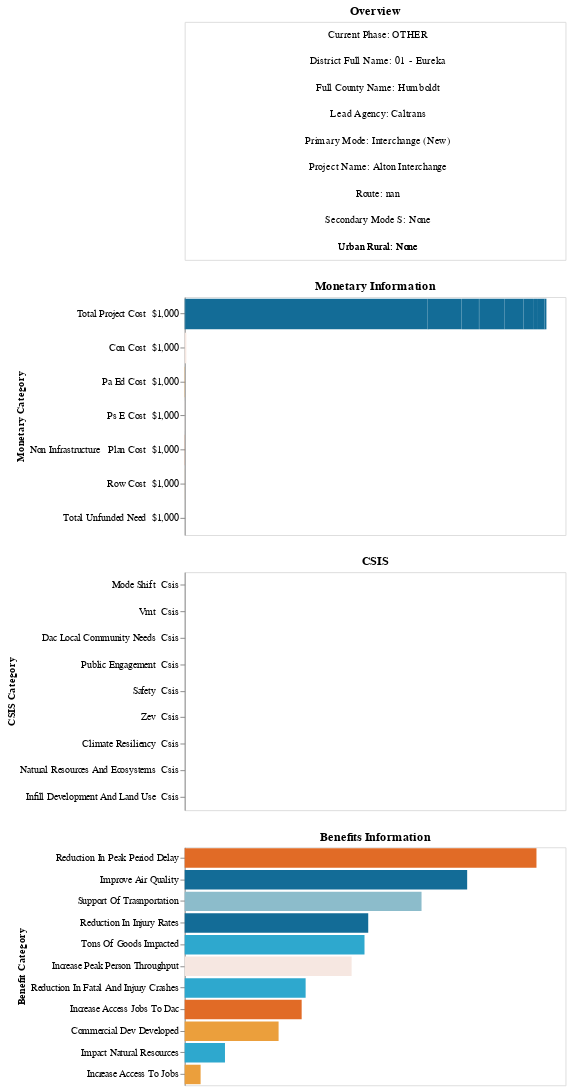

Here is the notebook cell this chart was saved with:
### Code cell
basic_chart_text & monetary_chart & csis_chart & benefit_chart

### Figure 1 — Vega-Lite specification as saved in the notebook (floating-point values rounded to 4 significant figures; data arrays with more than 128 entries replaced by an {"elided": "..."} marker saying what was removed)
{"config": {"view": {"continuousWidth": 400, "continuousHeight": 300}}, "vconcat": [{"data": {"name": "data-52fcf4a06f422dd2097c8ca6c1fbd460"}, "mark": {"type": "text", "align": "center", "baseline": "middle", "dx": 3}, "encoding": {"text": {"field": "Full Information", "type": "nominal"}, "x": {"axis": null, "field": "Zero", "type": "quantitative"}, "y": {"axis": null, "field": "Full Information", "type": "nominal"}}, "height": 250, "selection": {"selector014": {"type": "single", "fields": ["project_name"], "bind": {"input": "select", "options": ["Alton Interchange", "Annie & Mary Trail Phase 2", "Arcata Cap & Humboldt Area Rapid Transit", "Broadway Middle Couplet", "Connected Communities Plan Project", "Crescent City Ada", "Equitable And Sustainable Public Transit Planning For Rural America", "Eureka Adaptive Signals Project", "Eureka-Arcata Corridor Improvement", "Eureka-Arcata Sea Level Rise Project 1.0", "Fish Passage Project (Shopp Project)", "Koster Couplet (Shopp Project)", "South Broadway Shared Path", "Trinidad Rancheria Access Project", "Willow Creek Charging Station (Shopp Project)"], "name": "Select"}, "init": {"project_name": "Alton Interchange"}}}, "title": "Overview", "transform": [{"filter": {"selection": "selector014"}}], "width": 400}, {"data": {"name": "data-28aa709d75ee20ae6be9aa1761ccd076"}, "mark": "bar", "encoding": {"color": {"field": "Monetary Category", "legend": null, "scale": {"range": ["#E16B26", "#EB9F3C", "#f6e7e1", "#8CBCCB", "#2EA8CE", "#136C97"]}, "type": "nominal"}, "tooltip": [{"field": "Monetary Category", "type": "nominal"}, {"field": "Monetary Values $", "type": "nominal"}], "x": {"axis": null, "field": "Monetary Values", "type": "quantitative"}, "y": {"axis": {"title": "Monetary Category"}, "field": "Monetary Category", "sort": "-x", "type": "nominal"}}, "height": 250, "title": "Monetary Information", "width": 400}, {"data": {"name": "data-95bae13649634ff50fedf97311981b6d"}, "mark": "bar", "encoding": {"color": {"field": "csis", "legend": null, "scale": {"range": ["#E16B26", "#EB9F3C", "#f6e7e1", "#8CBCCB", "#2EA8CE", "#136C97"]}, "type": "nominal"}, "tooltip": [{"field": "csis values", "type": "quantitative"}, {"field": "csis", "type": "nominal"}], "x": {"axis": null, "field": "csis values", "type": "quantitative"}, "y": {"axis": {"title": "CSIS Category"}, "field": "csis", "sort": "-x", "type": "nominal"}}, "height": 250, "selection": {"selector014": {"type": "single", "fields": ["project_name"], "bind": {"input": "select", "options": ["Alton Interchange", "Annie & Mary Trail Phase 2", "Arcata Cap & Humboldt Area Rapid Transit", "Broadway Middle Couplet", "Connected Communities Plan Project", "Crescent City Ada", "Equitable And Sustainable Public Transit Planning For Rural America", "Eureka Adaptive Signals Project", "Eureka-Arcata Corridor Improvement", "Eureka-Arcata Sea Level Rise Project 1.0", "Fish Passage Project (Shopp Project)", "Koster Couplet (Shopp Project)", "South Broadway Shared Path", "Trinidad Rancheria Access Project", "Willow Creek Charging Station (Shopp Project)"], "name": "Select"}, "init": {"project_name": "Alton Interchange"}}}, "title": "CSIS", "transform": [{"filter": {"selection": "selector014"}}], "width": 400}, {"data": {"name": "data-18a766be7b53bf9a8753f8d3f87f9ab4"}, "mark": "bar", "encoding": {"color": {"field": "Benefit", "legend": null, "scale": {"range": ["#E16B26", "#EB9F3C", "#f6e7e1", "#8CBCCB", "#2EA8CE", "#136C97"]}, "type": "nominal"}, "tooltip": [{"field": "Benefit", "type": "nominal"}, {"field": "Benefit Values", "type": "quantitative"}], "x": {"axis": null, "field": "Benefit Values", "type": "quantitative"}, "y": {"axis": {"title": "Benefit Category"}, "field": "Benefit", "sort": "-x", "type": "nominal"}}, "height": 250, "selection": {"selector014": {"type": "single", "fields": ["project_name"], "bind": {"input": "select", "options": ["Alton Interchange", "Annie & Mary Trail Phase 2", "Arcata Cap & Humboldt Area Rapid Transit", "Broadway Middle Couplet", "Connected Communities Plan Project", "Crescent City Ada", "Equitable And Sustainable Public Transit Planning For Rural America", "Eureka Adaptive Signals Project", "Eureka-Arcata Corridor Improvement", "Eureka-Arcata Sea Level Rise Project 1.0", "Fish Passage Project (Shopp Project)", "Koster Couplet (Shopp Project)", "South Broadway Shared Path", "Trinidad Rancheria Access Project", "Willow Creek Charging Station (Shopp Project)"], "name": "Select"}, "init": {"project_name": "Alton Interchange"}}}, "title": "Benefits Information", "transform": [{"filter": {"selection": "selector014"}}], "width": 400}], "$schema": "https://vega.github.io/schema/vega-lite/v4.17.0.json", "datasets": {"data-52fcf4a06f422dd2097c8ca6c1fbd460": {"elided": "150 records"}, "data-28aa709d75ee20ae6be9aa1761ccd076": [{"project_name": "Crescent City Ada", "Monetary Category": "Total Project Cost  $1,000", "Monetary Values": 4100, "Monetary Values $": "$4,100.00"}, {"project_name": "Connected Communities Plan Project", "Monetary Category": "Total Project Cost  $1,000", "Monetary Values": 150, "Monetary Values $": "$150.00"}, {"project_name": "Arcata Cap & Humboldt Area Rapid Transit", "Monetary Category": "Total Project Cost  $1,000", "Monetary Values": 888888, "Monetary Values $": "$888,888.00"}, {"project_name": "Trinidad Rancheria Access Project", "Monetary Category": "Total Project Cost  $1,000", "Monetary Values": 5071, "Monetary Values $": "$5,071.00"}, {"project_name": "Eureka-Arcata Sea Level Rise Project 1.0", "Monetary Category": "Total Project Cost  $1,000", "Monetary Values": 119575, "Monetary Values $": "$119,575.00"}, {"project_name": "Eureka Adaptive Signals Project", "Monetary Category": "Total Project Cost  $1,000", "Monetary Values": 1500, "Monetary Values $": "$1,500.00"}, {"project_name": "Koster Couplet (Shopp Project)", "Monetary Category": "Total Project Cost  $1,000", "Monetary Values": 62500, "Monetary Values $": "$62,500.00"}, {"project_name": "Equitable And Sustainable Public Transit Planning For Rural America", "Monetary Category": "Total Project Cost  $1,000", "Monetary Values": 3000, "Monetary Values $": "$3,000.00"}, {"project_name": "Broadway Middle Couplet", "Monetary Category": "Total Project Cost  $1,000", "Monetary Values": 90457, "Monetary Values $": "$90,457.00"}, {"project_name": "Eureka-Arcata Corridor Improvement", "Monetary Category": "Total Project Cost  $1,000", "Monetary Values": 70179, "Monetary Values $": "$70,179.00"}, {"project_name": "Alton Interchange", "Monetary Category": "Total Project Cost  $1,000", "Monetary Values": 38454, "Monetary Values $": "$38,454.00"}, {"project_name": "South Broadway Shared Path", "Monetary Category": "Total Project Cost  $1,000", "Monetary Values": 11527, "Monetary Values $": "$11,527.00"}, {"project_name": "Fish Passage Project (Shopp Project)", "Monetary Category": "Total Project Cost  $1,000", "Monetary Values": 27300, "Monetary Values $": "$27,300.00"}, {"project_name": "Annie & Mary Trail Phase 2", "Monetary Category": "Total Project Cost  $1,000", "Monetary Values": 6142, "Monetary Values $": "$6,142.00"}, {"project_name": "Willow Creek Charging Station (Shopp Project)", "Monetary Category": "Total Project Cost  $1,000", "Monetary Values": 1200, "Monetary Values $": "$1,200.00"}, {"project_name": "Crescent City Ada", "Monetary Category": "Pa Ed Cost  $1,000", "Monetary Values": 0, "Monetary Values $": "$0.00"}, {"project_name": "Connected Communities Plan Project", "Monetary Category": "Pa Ed Cost  $1,000", "Monetary Values": 0, "Monetary Values $": "$0.00"}, {"project_name": "Arcata Cap & Humboldt Area Rapid Transit", "Monetary Category": "Pa Ed Cost  $1,000", "Monetary Values": 0, "Monetary Values $": "$0.00"}, {"project_name": "Trinidad Rancheria Access Project", "Monetary Category": "Pa Ed Cost  $1,000", "Monetary Values": 0, "Monetary Values $": "$0.00"}, {"project_name": "Eureka-Arcata Sea Level Rise Project 1.0", "Monetary Category": "Pa Ed Cost  $1,000", "Monetary Values": 0, "Monetary Values $": "$0.00"}, {"project_name": "Eureka Adaptive Signals Project", "Monetary Category": "Pa Ed Cost  $1,000", "Monetary Values": 0, "Monetary Values $": "$0.00"}, {"project_name": "Koster Couplet (Shopp Project)", "Monetary Category": "Pa Ed Cost  $1,000", "Monetary Values": 0, "Monetary Values $": "$0.00"}, {"project_name": "Equitable And Sustainable Public Transit Planning For Rural America", "Monetary Category": "Pa Ed Cost  $1,000", "Monetary Values": 0, "Monetary Values $": "$0.00"}, {"project_name": "Broadway Middle Couplet", "Monetary Category": "Pa Ed Cost  $1,000", "Monetary Values": 0, "Monetary Values $": "$0.00"}, {"project_name": "Eureka-Arcata Corridor Improvement", "Monetary Category": "Pa Ed Cost  $1,000", "Monetary Values": 0, "Monetary Values $": "$0.00"}, {"project_name": "Alton Interchange", "Monetary Category": "Pa Ed Cost  $1,000", "Monetary Values": 0, "Monetary Values $": "$0.00"}, {"project_name": "South Broadway Shared Path", "Monetary Category": "Pa Ed Cost  $1,000", "Monetary Values": 0, "Monetary Values $": "$0.00"}, {"project_name": "Fish Passage Project (Shopp Project)", "Monetary Category": "Pa Ed Cost  $1,000", "Monetary Values": 0, "Monetary Values $": "$0.00"}, {"project_name": "Annie & Mary Trail Phase 2", "Monetary Category": "Pa Ed Cost  $1,000", "Monetary Values": 920, "Monetary Values $": "$920.00"}, {"project_name": "Willow Creek Charging Station (Shopp Project)", "Monetary Category": "Pa Ed Cost  $1,000", "Monetary Values": 0, "Monetary Values $": "$0.00"}, {"project_name": "Crescent City Ada", "Monetary Category": "Ps E Cost  $1,000", "Monetary Values": 0, "Monetary Values $": "$0.00"}, {"project_name": "Connected Communities Plan Project", "Monetary Category": "Ps E Cost  $1,000", "Monetary Values": 0, "Monetary Values $": "$0.00"}, {"project_name": "Arcata Cap & Humboldt Area Rapid Transit", "Monetary Category": "Ps E Cost  $1,000", "Monetary Values": 0, "Monetary Values $": "$0.00"}, {"project_name": "Trinidad Rancheria Access Project", "Monetary Category": "Ps E Cost  $1,000", "Monetary Values": 0, "Monetary Values $": "$0.00"}, {"project_name": "Eureka-Arcata Sea Level Rise Project 1.0", "Monetary Category": "Ps E Cost  $1,000", "Monetary Values": 0, "Monetary Values $": "$0.00"}, {"project_name": "Eureka Adaptive Signals Project", "Monetary Category": "Ps E Cost  $1,000", "Monetary Values": 0, "Monetary Values $": "$0.00"}, {"project_name": "Koster Couplet (Shopp Project)", "Monetary Category": "Ps E Cost  $1,000", "Monetary Values": 0, "Monetary Values $": "$0.00"}, {"project_name": "Equitable And Sustainable Public Transit Planning For Rural America", "Monetary Category": "Ps E Cost  $1,000", "Monetary Values": 0, "Monetary Values $": "$0.00"}, {"project_name": "Broadway Middle Couplet", "Monetary Category": "Ps E Cost  $1,000", "Monetary Values": 0, "Monetary Values $": "$0.00"}, {"project_name": "Eureka-Arcata Corridor Improvement", "Monetary Category": "Ps E Cost  $1,000", "Monetary Values": 0, "Monetary Values $": "$0.00"}, {"project_name": "Alton Interchange", "Monetary Category": "Ps E Cost  $1,000", "Monetary Values": 0, "Monetary Values $": "$0.00"}, {"project_name": "South Broadway Shared Path", "Monetary Category": "Ps E Cost  $1,000", "Monetary Values": 0, "Monetary Values $": "$0.00"}, {"project_name": "Fish Passage Project (Shopp Project)", "Monetary Category": "Ps E Cost  $1,000", "Monetary Values": 0, "Monetary Values $": "$0.00"}, {"project_name": "Annie & Mary Trail Phase 2", "Monetary Category": "Ps E Cost  $1,000", "Monetary Values": 614, "Monetary Values $": "$614.00"}, {"project_name": "Willow Creek Charging Station (Shopp Project)", "Monetary Category": "Ps E Cost  $1,000", "Monetary Values": 0, "Monetary Values $": "$0.00"}, {"project_name": "Crescent City Ada", "Monetary Category": "Row Cost  $1,000", "Monetary Values": 0, "Monetary Values $": "$0.00"}, {"project_name": "Connected Communities Plan Project", "Monetary Category": "Row Cost  $1,000", "Monetary Values": 0, "Monetary Values $": "$0.00"}, {"project_name": "Arcata Cap & Humboldt Area Rapid Transit", "Monetary Category": "Row Cost  $1,000", "Monetary Values": 0, "Monetary Values $": "$0.00"}, {"project_name": "Trinidad Rancheria Access Project", "Monetary Category": "Row Cost  $1,000", "Monetary Values": 0, "Monetary Values $": "$0.00"}, {"project_name": "Eureka-Arcata Sea Level Rise Project 1.0", "Monetary Category": "Row Cost  $1,000", "Monetary Values": 0, "Monetary Values $": "$0.00"}, {"project_name": "Eureka Adaptive Signals Project", "Monetary Category": "Row Cost  $1,000", "Monetary Values": 0, "Monetary Values $": "$0.00"}, {"project_name": "Koster Couplet (Shopp Project)", "Monetary Category": "Row Cost  $1,000", "Monetary Values": 0, "Monetary Values $": "$0.00"}, {"project_name": "Equitable And Sustainable Public Transit Planning For Rural America", "Monetary Category": "Row Cost  $1,000", "Monetary Values": 0, "Monetary Values $": "$0.00"}, {"project_name": "Broadway Middle Couplet", "Monetary Category": "Row Cost  $1,000", "Monetary Values": 0, "Monetary Values $": "$0.00"}, {"project_name": "Eureka-Arcata Corridor Improvement", "Monetary Category": "Row Cost  $1,000", "Monetary Values": 0, "Monetary Values $": "$0.00"}, {"project_name": "Alton Interchange", "Monetary Category": "Row Cost  $1,000", "Monetary Values": 0, "Monetary Values $": "$0.00"}, {"project_name": "South Broadway Shared Path", "Monetary Category": "Row Cost  $1,000", "Monetary Values": 0, "Monetary Values $": "$0.00"}, {"project_name": "Fish Passage Project (Shopp Project)", "Monetary Category": "Row Cost  $1,000", "Monetary Values": 0, "Monetary Values $": "$0.00"}, {"project_name": "Annie & Mary Trail Phase 2", "Monetary Category": "Row Cost  $1,000", "Monetary Values": 200, "Monetary Values $": "$200.00"}, {"project_name": "Willow Creek Charging Station (Shopp Project)", "Monetary Category": "Row Cost  $1,000", "Monetary Values": 0, "Monetary Values $": "$0.00"}, {"project_name": "Crescent City Ada", "Monetary Category": "Con Cost  $1,000", "Monetary Values": 0, "Monetary Values $": "$0.00"}, {"project_name": "Connected Communities Plan Project", "Monetary Category": "Con Cost  $1,000", "Monetary Values": 0, "Monetary Values $": "$0.00"}, {"project_name": "Arcata Cap & Humboldt Area Rapid Transit", "Monetary Category": "Con Cost  $1,000", "Monetary Values": 0, "Monetary Values $": "$0.00"}, {"project_name": "Trinidad Rancheria Access Project", "Monetary Category": "Con Cost  $1,000", "Monetary Values": 0, "Monetary Values $": "$0.00"}, {"project_name": "Eureka-Arcata Sea Level Rise Project 1.0", "Monetary Category": "Con Cost  $1,000", "Monetary Values": 0, "Monetary Values $": "$0.00"}, {"project_name": "Eureka Adaptive Signals Project", "Monetary Category": "Con Cost  $1,000", "Monetary Values": 0, "Monetary Values $": "$0.00"}, {"project_name": "Koster Couplet (Shopp Project)", "Monetary Category": "Con Cost  $1,000", "Monetary Values": 0, "Monetary Values $": "$0.00"}, {"project_name": "Equitable And Sustainable Public Transit Planning For Rural America", "Monetary Category": "Con Cost  $1,000", "Monetary Values": 0, "Monetary Values $": "$0.00"}, {"project_name": "Broadway Middle Couplet", "Monetary Category": "Con Cost  $1,000", "Monetary Values": 0, "Monetary Values $": "$0.00"}, {"project_name": "Eureka-Arcata Corridor Improvement", "Monetary Category": "Con Cost  $1,000", "Monetary Values": 0, "Monetary Values $": "$0.00"}, {"project_name": "Alton Interchange", "Monetary Category": "Con Cost  $1,000", "Monetary Values": 0, "Monetary Values $": "$0.00"}, {"project_name": "South Broadway Shared Path", "Monetary Category": "Con Cost  $1,000", "Monetary Values": 0, "Monetary Values $": "$0.00"}, {"project_name": "Fish Passage Project (Shopp Project)", "Monetary Category": "Con Cost  $1,000", "Monetary Values": 0, "Monetary Values $": "$0.00"}, {"project_name": "Annie & Mary Trail Phase 2", "Monetary Category": "Con Cost  $1,000", "Monetary Values": 6140, "Monetary Values $": "$6,140.00"}, {"project_name": "Willow Creek Charging Station (Shopp Project)", "Monetary Category": "Con Cost  $1,000", "Monetary Values": 0, "Monetary Values $": "$0.00"}, {"project_name": "Crescent City Ada", "Monetary Category": "Non Infrastructure   Plan Cost  $1,000", "Monetary Values": 0, "Monetary Values $": "$0.00"}, {"project_name": "Connected Communities Plan Project", "Monetary Category": "Non Infrastructure   Plan Cost  $1,000", "Monetary Values": 0, "Monetary Values $": "$0.00"}, {"project_name": "Arcata Cap & Humboldt Area Rapid Transit", "Monetary Category": "Non Infrastructure   Plan Cost  $1,000", "Monetary Values": 500, "Monetary Values $": "$500.00"}, {"project_name": "Trinidad Rancheria Access Project", "Monetary Category": "Non Infrastructure   Plan Cost  $1,000", "Monetary Values": 0, "Monetary Values $": "$0.00"}, {"project_name": "Eureka-Arcata Sea Level Rise Project 1.0", "Monetary Category": "Non Infrastructure   Plan Cost  $1,000", "Monetary Values": 0, "Monetary Values $": "$0.00"}, {"project_name": "Eureka Adaptive Signals Project", "Monetary Category": "Non Infrastructure   Plan Cost  $1,000", "Monetary Values": 0, "Monetary Values $": "$0.00"}, {"project_name": "Koster Couplet (Shopp Project)", "Monetary Category": "Non Infrastructure   Plan Cost  $1,000", "Monetary Values": 0, "Monetary Values $": "$0.00"}, {"project_name": "Equitable And Sustainable Public Transit Planning For Rural America", "Monetary Category": "Non Infrastructure   Plan Cost  $1,000", "Monetary Values": 0, "Monetary Values $": "$0.00"}, {"project_name": "Broadway Middle Couplet", "Monetary Category": "Non Infrastructure   Plan Cost  $1,000", "Monetary Values": 0, "Monetary Values $": "$0.00"}, {"project_name": "Eureka-Arcata Corridor Improvement", "Monetary Category": "Non Infrastructure   Plan Cost  $1,000", "Monetary Values": 0, "Monetary Values $": "$0.00"}, {"project_name": "Alton Interchange", "Monetary Category": "Non Infrastructure   Plan Cost  $1,000", "Monetary Values": 0, "Monetary Values $": "$0.00"}, {"project_name": "South Broadway Shared Path", "Monetary Category": "Non Infrastructure   Plan Cost  $1,000", "Monetary Values": 0, "Monetary Values $": "$0.00"}, {"project_name": "Fish Passage Project (Shopp Project)", "Monetary Category": "Non Infrastructure   Plan Cost  $1,000", "Monetary Values": 0, "Monetary Values $": "$0.00"}, {"project_name": "Annie & Mary Trail Phase 2", "Monetary Category": "Non Infrastructure   Plan Cost  $1,000", "Monetary Values": 0, "Monetary Values $": "$0.00"}, {"project_name": "Willow Creek Charging Station (Shopp Project)", "Monetary Category": "Non Infrastructure   Plan Cost  $1,000", "Monetary Values": 0, "Monetary Values $": "$0.00"}, {"project_name": "Crescent City Ada", "Monetary Category": "Total Unfunded Need  $1,000", "Monetary Values": 0, "Monetary Values $": "$0.00"}, {"project_name": "Connected Communities Plan Project", "Monetary Category": "Total Unfunded Need  $1,000", "Monetary Values": 0, "Monetary Values $": "$0.00"}, {"project_name": "Arcata Cap & Humboldt Area Rapid Transit", "Monetary Category": "Total Unfunded Need  $1,000", "Monetary Values": 0, "Monetary Values $": "$0.00"}, {"project_name": "Trinidad Rancheria Access Project", "Monetary Category": "Total Unfunded Need  $1,000", "Monetary Values": 0, "Monetary Values $": "$0.00"}, {"project_name": "Eureka-Arcata Sea Level Rise Project 1.0", "Monetary Category": "Total Unfunded Need  $1,000", "Monetary Values": 0, "Monetary Values $": "$0.00"}, {"project_name": "Eureka Adaptive Signals Project", "Monetary Category": "Total Unfunded Need  $1,000", "Monetary Values": 0, "Monetary Values $": "$0.00"}, {"project_name": "Koster Couplet (Shopp Project)", "Monetary Category": "Total Unfunded Need  $1,000", "Monetary Values": 0, "Monetary Values $": "$0.00"}, {"project_name": "Equitable And Sustainable Public Transit Planning For Rural America", "Monetary Category": "Total Unfunded Need  $1,000", "Monetary Values": 0, "Monetary Values $": "$0.00"}, {"project_name": "Broadway Middle Couplet", "Monetary Category": "Total Unfunded Need  $1,000", "Monetary Values": 0, "Monetary Values $": "$0.00"}, {"project_name": "Eureka-Arcata Corridor Improvement", "Monetary Category": "Total Unfunded Need  $1,000", "Monetary Values": 0, "Monetary Values $": "$0.00"}, {"project_name": "Alton Interchange", "Monetary Category": "Total Unfunded Need  $1,000", "Monetary Values": 0, "Monetary Values $": "$0.00"}, {"project_name": "South Broadway Shared Path", "Monetary Category": "Total Unfunded Need  $1,000", "Monetary Values": 0, "Monetary Values $": "$0.00"}, {"project_name": "Fish Passage Project (Shopp Project)", "Monetary Category": "Total Unfunded Need  $1,000", "Monetary Values": 0, "Monetary Values $": "$0.00"}, {"project_name": "Annie & Mary Trail Phase 2", "Monetary Category": "Total Unfunded Need  $1,000", "Monetary Values": 0, "Monetary Values $": "$0.00"}, {"project_name": "Willow Creek Charging Station (Shopp Project)", "Monetary Category": "Total Unfunded Need  $1,000", "Monetary Values": 0, "Monetary Values $": "$0.00"}], "data-95bae13649634ff50fedf97311981b6d": {"elided": "135 records"}, "data-18a766be7b53bf9a8753f8d3f87f9ab4": {"elided": "165 records"}}}
